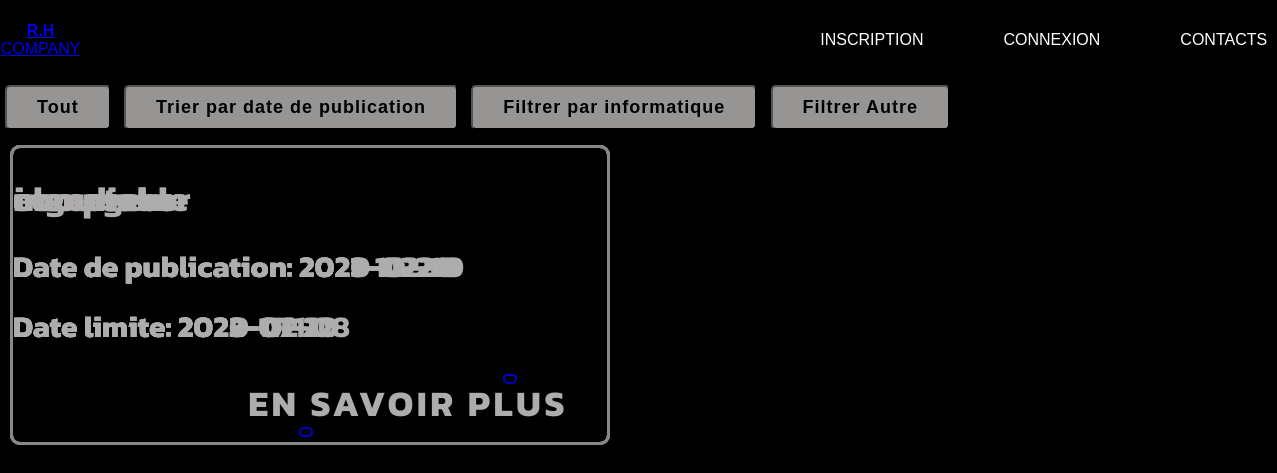
Screenshot of /offre.php with the database file from the repository.
### tables this page shows
CREATE TABLE `offres` (
  `id_offres` int(11) NOT NULL,
  `titre_offre` varchar(50) NOT NULL,
  `description` text NOT NULL,
  `date_publication` date NOT NULL,
  `date_limite` date NOT NULL
);

### offre.php (the view, shortened to what this page needs)
<!DOCTYPE html>
<html lang="fr">
  <head>
    <link rel="stylesheet" href="css/offre3.css">
  </head>
  <body>
    <nav>
    <div class="logo">
      <strong><a href="index.html">R.H</strong>
      <span>Company</a></span>
    </div>
      <ul>
        <li><a href="inscription.html" class="a">inscription</a></li>
        <li><a href="connexion.html" class="a">Connexion</a> </li>
        <li><a href="contact /contact.html" class="a">Contacts</a></li>
      </ul>
    </nav>
    <div>
      <button id="reset-button" class="btn"><span>Tout</span> </button>
      <button id="sort-button" class="btn"><span>Trier par date de publication</span> </button>
      <button id="filter-button" class="btn"><span>Filtrer par informatique</span> </button>
      <button id="filter-button1" class="btn"><span>Filtrer Autre</span> </button>
    </div>
    <div class="grid">
    <?php
     $connect=mysqli_connect("localhost","root","","rh");
     $req=mysqli_query($connect,"SELECT * From offres");
     while($row=mysqli_fetch_array($req)){
      echo'
      <div class="item">
        <div class="item-content">
          <h3>',$row[1],'</h3>
          <p><strong> Date de publication:</strong>  <span class="date"> ',$row[3],'</span></p>
          <p><strong> Date limite:</strong> ',$row[4],'</p>
          <a href="description.php?id='.$row[0].'" class="voire" style="--clr:rgb(2, 2, 198);"><span>En savoir plus</span><i></i></a>
        </div>
        </div>
      ';
     }
    ?>
    </div>
  </body>
</html>

### css/offre3.css (style rules this page uses)
* { box-sizing: border-box }
html, body { padding: 0; margin: 0 }
body { background: black; color: #fff; font-family: kanit, sans-serif }
nav { text-transform: uppercase; display: flex; width: 100%; height: 5rem; align-items: center; justify-content: space-between; font-family: Helvetica; padding: 0 1rem; position: relative; flex-shrink: 0 }
nav ul { padding: 0; margin: 0; list-style: none; display: flex; transform: translateX(180%) }
nav ul:last-child { gap: 5rem }
nav .logo { display: flex; flex-direction: column; align-items: center; position: absolute; left: 50%; transform: translate(-800%) }
.grid { position: relative }
.item { position: absolute; width: 600px; height: 300px; line-height: auto; margin: 10px; border: 3px solid #878787; border-radius: 10px; z-index: 1; transition: all .3s ease-out }
.item-content { position: relative; width: 630px; height: 300px; font-size: 30px; color: #aeacac; overflow: hidden; border-radius: 10px; transition: color .3s ease-in-out; cursor: pointer }
.btn { position: relative; display: inline-flex; padding: 10px 30px; background: #979494; color: #000; letter-spacing: 1px; font-size: 18px; font-weight: 700; overflow: hidden; margin: 5px; box-sizing: border-box; border-radius: 5px }
.btn span { position: relative; z-index: 1 }
.btn:before { content: ""; position: absolute; top: var(--y); left: var(--x); transform: translate(-50%, -50%); width: 0px; height: 0px; border-radius: 50%; background: rgba(2, 2, 198, .6); transition: width .6s, height .6s }
.voire { position: absolute; background: #000; bottom: 0; right: 50px; margin: 15px; color: #aeacac; text-decoration: none; text-transform: uppercase; font-size: 1.2em; letter-spacing: .1em; font-weight: 200; padding: 10px; border-radius: 10px; transition: .5s }
.voire:before { content: ""; position: absolute; inset: 2px; background: #000; border-radius: 10px }
.voire span { position: relative; z-index: 1; border-radius: 10px }
.voire i { position: absolute; inset: 0; display: block; border-radius: 10px }
.voire i:before { content: ""; position: absolute; top: -3.5px; left: 80%; transform: translate(-50%); width: 10px; height: 6px; background: #000; border: 2px solid var(--clr); border-radius: 10px; transition: .5s, box-shadow .5s; transition-delay: .5s 0s }
.voire i:after { content: ""; position: absolute; bottom: -3.5px; left: 20%; transform: translate(-50%); width: 10px; height: 6px; background: #000; border: 2px solid var(--clr); border-radius: 10px; transition: .5s, box-shadow .5s; transition-delay: .5s 0s }
.a { color: #fff; text-decoration: none; display: inline; font-size: 16px; position: relative }
.a:after { content: ""; position: absolute; bottom: -5px; right: 0; width: 0; height: 2px; background-color: #fff; transition: width .2s ease-in-out }

### rows the page displays
offres: titre_offre "comptable", date_publication "2020-02-10", date_limite "2020-02-08"
offres: titre_offre "ingenieur", date_publication "2021-10-20", date_limite "2022-01-22"
offres: titre_offre "manageur", date_publication "2023-02-10", date_limite "2023-07-10"
offres: titre_offre "aboubaker", date_publication "2023-11-24", date_limite "2023-11-11"
